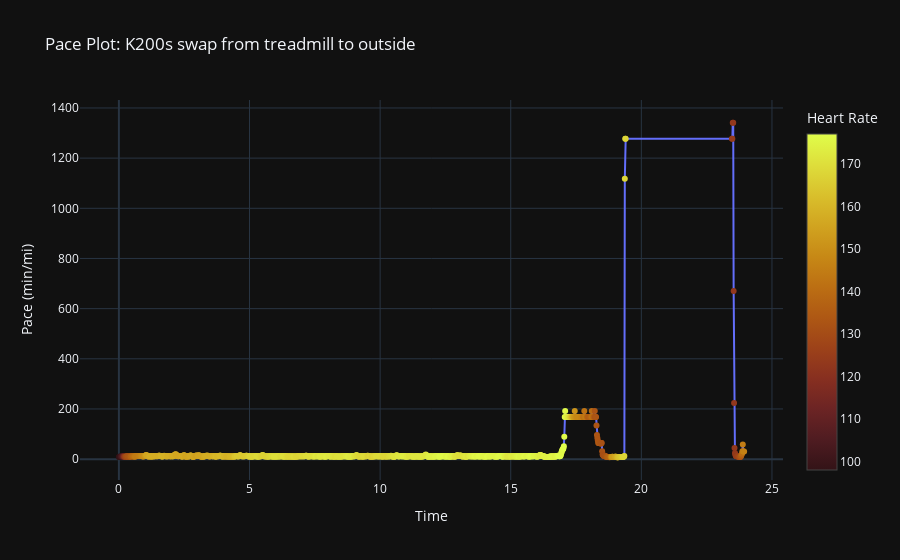

Here is the notebook cell this chart was saved with:
### Code cell
import plotly.graph_objects as go

# Create the plot
fig = go.Figure(data=go.Scatter(
    x=index,
    y=y_values,
    mode='markers+lines',
    text=[f"{str(pace)}, {hr[i]} BPM" for i, pace in enumerate(myPaces)],
    marker=dict(color=hr, colorscale='solar', colorbar=dict(title='Heart Rate'))
))

fig.update_layout(
    title=f'Pace Plot: {name}',
    xaxis_title='Time',
    yaxis_title='Pace (min/mi)'
)
fig.show()

### Figure 1 — Plotly figure (JSON) as saved in the notebook; plotly's stock layout.template omitted (floating-point values rounded to 4 significant figures; data arrays with more than 128 entries replaced by an {"elided": "..."} marker saying what was removed)
{"data": [{"marker": {"color": {"elided": "1194 int values"}, "colorbar": {"title": {"text": "Heart Rate"}}, "colorscale": [[0.0, "rgb(51, 19, 23)"], [0.09091, "rgb(79, 28, 33)"], [0.1818, "rgb(108, 36, 36)"], [0.2727, "rgb(135, 47, 32)"], [0.3636, "rgb(157, 66, 25)"], [0.4545, "rgb(174, 88, 20)"], [0.5455, "rgb(188, 111, 19)"], [0.6364, "rgb(199, 137, 22)"], [0.7273, "rgb(209, 164, 32)"], [0.8182, "rgb(217, 192, 44)"], [0.9091, "rgb(222, 222, 59)"], [1.0, "rgb(224, 253, 74)"]]}, "mode": "markers+lines", "text": {"elided": "1194 str values"}, "x": {"elided": "1194 float values"}, "y": {"elided": "1194 float values"}, "type": "scatter"}], "layout": {"title": {"text": "Pace Plot: K200s swap from treadmill to outside"}, "xaxis": {"title": {"text": "Time"}}, "yaxis": {"title": {"text": "Pace (min/mi)"}}}}
